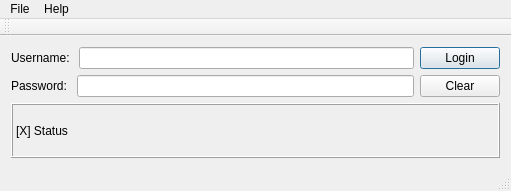
<?xml version="1.0" encoding="UTF-8"?>
<ui version="4.0">
 <class>MainWindow</class>
 <widget class="QMainWindow" name="MainWindow">
  <property name="geometry">
   <rect>
    <x>0</x>
    <y>0</y>
    <width>511</width>
    <height>191</height>
   </rect>
  </property>
  <property name="windowTitle">
   <string>TheBankProject</string>
  </property>
  <widget class="QWidget" name="centralWidget">
   <layout class="QVBoxLayout" name="verticalLayout_2">
    <item>
     <layout class="QGridLayout" name="gridLayout_2">
      <item row="0" column="0">
       <layout class="QGridLayout" name="gridLayout">
        <item row="0" column="0">
         <layout class="QHBoxLayout" name="horizontalLayout">
          <item>
           <widget class="QLabel" name="label">
            <property name="text">
             <string>Username: </string>
            </property>
           </widget>
          </item>
          <item>
           <widget class="QLineEdit" name="txtUser"/>
          </item>
         </layout>
        </item>
        <item row="0" column="1" rowspan="2">
         <layout class="QVBoxLayout" name="verticalLayout">
          <item>
           <widget class="QPushButton" name="pushButton">
            <property name="text">
             <string>Login</string>
            </property>
            <property name="autoDefault">
             <bool>true</bool>
            </property>
            <property name="default">
             <bool>true</bool>
            </property>
            <property name="flat">
             <bool>false</bool>
            </property>
           </widget>
          </item>
          <item>
           <widget class="QPushButton" name="btnClear">
            <property name="text">
             <string>Clear</string>
            </property>
           </widget>
          </item>
         </layout>
        </item>
        <item row="1" column="0">
         <layout class="QHBoxLayout" name="horizontalLayout_2">
          <item>
           <widget class="QLabel" name="label_2">
            <property name="text">
             <string>Password: </string>
            </property>
           </widget>
          </item>
          <item>
           <widget class="QLineEdit" name="txtPass">
            <property name="echoMode">
             <enum>QLineEdit::Password</enum>
            </property>
           </widget>
          </item>
         </layout>
        </item>
       </layout>
      </item>
      <item row="1" column="0">
       <widget class="QLabel" name="lblResult">
        <property name="frameShape">
         <enum>QFrame::Box</enum>
        </property>
        <property name="frameShadow">
         <enum>QFrame::Raised</enum>
        </property>
        <property name="text">
         <string>[X] Status</string>
        </property>
       </widget>
      </item>
     </layout>
    </item>
   </layout>
  </widget>
  <widget class="QMenuBar" name="menuBar">
   <property name="geometry">
    <rect>
     <x>0</x>
     <y>0</y>
     <width>511</width>
     <height>26</height>
    </rect>
   </property>
   <widget class="QMenu" name="menuBank_Project">
    <property name="title">
     <string>File</string>
    </property>
   </widget>
   <widget class="QMenu" name="menuUsers_ATM">
    <property name="title">
     <string>Help</string>
    </property>
   </widget>
   <addaction name="menuBank_Project"/>
   <addaction name="menuUsers_ATM"/>
  </widget>
  <widget class="QToolBar" name="mainToolBar">
   <attribute name="toolBarArea">
    <enum>TopToolBarArea</enum>
   </attribute>
   <attribute name="toolBarBreak">
    <bool>false</bool>
   </attribute>
  </widget>
  <widget class="QStatusBar" name="statusBar"/>
 </widget>
 <layoutdefault spacing="6" margin="11"/>
 <tabstops>
  <tabstop>txtUser</tabstop>
  <tabstop>txtPass</tabstop>
  <tabstop>pushButton</tabstop>
  <tabstop>btnClear</tabstop>
 </tabstops>
 <resources/>
 <connections/>
</ui>
